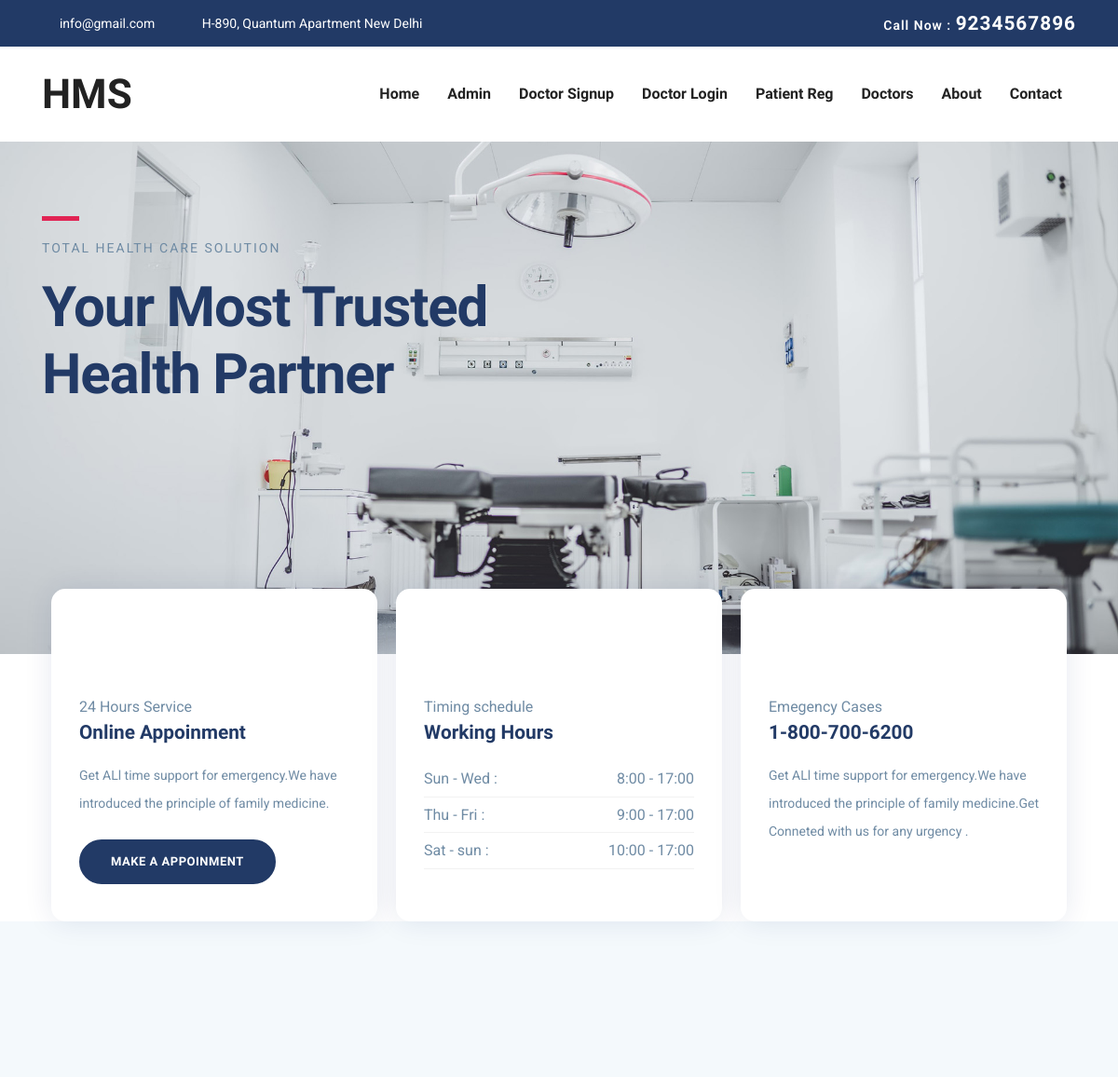
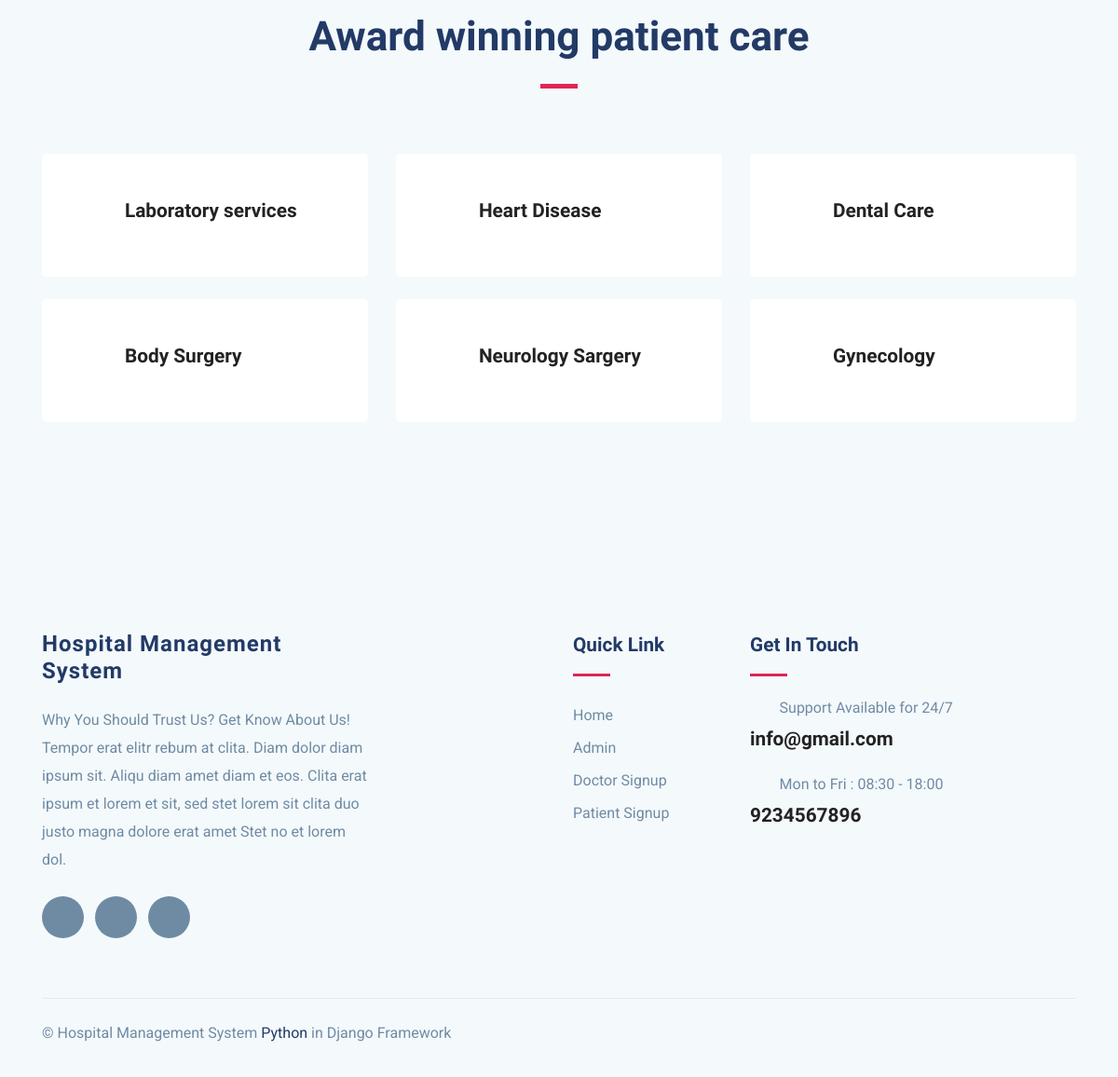
The page / on the database its author committed (2 pictures, top to bottom).
### dasapp/models.py (models this page shows, shortened)
class Page(models.Model):
    pagetitle = models.CharField(max_length=250)
    address = models.CharField(max_length=250)
    aboutus = models.TextField()
    email = models.EmailField(max_length=200)
    mobilenumber = models.IntegerField(default=0)
    created_at = models.DateTimeField(auto_now_add=True)
    updated_at = models.DateTimeField(auto_now=True)

### docappsystem/userviews.py (the view)
# urls.py: path('', userviews.Index, name='index'),
def Index(request):
    doctorview = DoctorReg.objects.all()
    first_page = Page.objects.first()
    context = {'doctorview': doctorview,
    'page':first_page,
    }
    return render(request, 'index.html',context)

### templates/index.html (shortened to what this page needs)
{% extends 'userbase.html' %}
{% load static %}
{% block content %}
<section class="banner">
	<div class="container">
		<div class="row">
			<div class="col-lg-6 col-md-12 col-xl-7">
				<div class="block">
					<div class="divider mb-3"></div>
					<span class="text-uppercase text-sm letter-spacing ">Total Health care solution</span>
					<h1 class="mb-3 mt-3">Your most trusted health partner</h1>
				</div>
			</div>
		</div>
	</div>
</section>
<section class="features">
	<div class="container">
		<div class="row">
			<div class="col-lg-12">
				<div class="feature-block d-lg-flex">
					<div class="feature-item mb-5 mb-lg-0">
						<div class="feature-icon mb-4">
							<i class="icofont-surgeon-alt"></i>
						</div>
						<span>24 Hours Service</span>
						<h4 class="mb-3">Online Appoinment</h4>
						<p class="mb-4">Get ALl time support for emergency.We have introduced the principle of family medicine.</p>
						<a href="{% url 'patreg' %}" class="btn btn-main btn-round-full">Make a appoinment</a>
					</div>
					<div class="feature-item mb-5 mb-lg-0">
						<div class="feature-icon mb-4">
							<i class="icofont-ui-clock"></i>
						</div>
						<span>Timing schedule</span>
						<h4 class="mb-3">Working Hours</h4>
						<ul class="w-hours list-unstyled">
		                    <li class="d-flex justify-content-between">Sun - Wed : <span>8:00 - 17:00</span></li>
		                    <li class="d-flex justify-content-between">Thu - Fri : <span>9:00 - 17:00</span></li>
		                    <li class="d-flex justify-content-between">Sat - sun : <span>10:00 - 17:00</span></li>
		                </ul>
					</div>
					<div class="feature-item mb-5 mb-lg-0">
						<div class="feature-icon mb-4">
							<i class="icofont-support"></i>
						</div>
						<span>Emegency Cases</span>
						<h4 class="mb-3">1-800-700-6200</h4>
						<p>Get ALl time support for emergency.We have introduced the principle of family medicine.Get Conneted with us for any urgency .</p>
					</div>
				</div>
			</div>
		</div>
	</div>
</section>
<section class="section service gray-bg">
	<div class="container">
		<div class="row justify-content-center">
			<div class="col-lg-7 text-center">
				<div class="section-title">
					<h2>Award winning patient care</h2>
					<div class="divider mx-auto my-4"></div>
							</div>
			</div>
		</div>
		<div class="row">
			<div class="col-lg-4 col-md-6 col-sm-6">
				<div class="service-item mb-4">
					<div class="icon d-flex align-items-center">
						<i class="icofont-laboratory text-lg"></i>
						<h4 class="mt-3 mb-3">Laboratory services</h4>
					</div>
				</div>
			</div>
			<div class="col-lg-4 col-md-6 col-sm-6">
				<div class="service-item mb-4">
					<div class="icon d-flex align-items-center">
						<i class="icofont-heart-beat-alt text-lg"></i>
						<h4 class="mt-3 mb-3">Heart Disease</h4>
					</div>
				</div>
			</div>
			<div class="col-lg-4 col-md-6 col-sm-6">
				<div class="service-item mb-4">
					<div class="icon d-flex align-items-center">
						<i class="icofont-tooth text-lg"></i>
						<h4 class="mt-3 mb-3">Dental Care</h4>
					</div>
				</div>
			</div>
			<div class="col-lg-4 col-md-6 col-sm-6">
				<div class="service-item mb-4">
					<div class="icon d-flex align-items-center">
						<i class="icofont-crutch text-lg"></i>
						<h4 class="mt-3 mb-3">Body Surgery</h4>
					</div>
				</div>
			</div>
			<div class="col-lg-4 col-md-6 col-sm-6">
				<div class="service-item mb-4">
					<div class="icon d-flex align-items-center">
						<i class="icofont-brain-alt text-lg"></i>
						<h4 class="mt-3 mb-3">Neurology Sargery</h4>
					</div>
				</div>
			</div>
			<div class="col-lg-4 col-md-6 col-sm-6">
				<div class="service-item mb-4">
					<div class="icon d-flex align-items-center">
						<i class="icofont-dna-alt-1 text-lg"></i>
						<h4 class="mt-3 mb-3">Gynecology</h4>
					</div>
				</div>
			</div>
		</div>
	</div>
</section>
{% endblock %}

### templates/userincludes/header.html (shortened to what this page needs)
{% load static %}
    <header>
        <div class="header-top-bar">
            <div class="container">
                <div class="row align-items-center">
                    <div class="col-lg-6">
                        <ul class="top-bar-info list-inline-item pl-0 mb-0">
                            <li class="list-inline-item"><a href="mailto:support@gmail.com"><i class="icofont-support-faq mr-2"></i>{{page.email}}</a></li>
                            <li class="list-inline-item"><i class="icofont-location-pin mr-2"></i>{{page.address}} </li>
                        </ul>
                    </div>
                    <div class="col-lg-6">
                        <div class="text-lg-right top-right-bar mt-2 mt-lg-0">
                            <a href="tel:+23-345-67890" >
                                <span>Call Now : </span>
                                <span class="h4">{{page.mobilenumber}}</span>
                            </a>
                        </div>
                    </div>
                </div>
            </div>
        </div>
        <nav class="navbar navbar-expand-lg navigation" id="navbar">
            <div class="container">
                  <a class="navbar-brand" href="{% url 'index' %}">
                      <h2>HMS</h3>
                  </a>
              <div class="collapse navbar-collapse" id="navbarmain">
                <ul class="navbar-nav ml-auto">
                  <li class="nav-item active">
                    <a class="nav-link" href="{% url 'index' %}">Home</a>
                  </li>
                   <li class="nav-item"><a class="nav-link" href="{% url 'login' %}">Admin</a></li>
                    <li class="nav-item"><a class="nav-link" href="{% url 'docsignup' %}">Doctor Signup</a></li>
                    <li class="nav-item"><a href="{% url 'login' %}" class="nav-link">Doctor Login</a></li>
                    <li class="nav-item"><a href="{% url 'patreg' %}" class="nav-link">Patient Reg</a></li>
                    <li class="nav-item"><a class="nav-link" href="{% url 'doctor' %}">Doctors</a></li>
                    <li class="nav-item"><a class="nav-link" href="{% url 'aboutus' %}">About</a></li>
                   <li class="nav-item"><a class="nav-link" href="{% url 'contactus' %}">Contact</a></li>
                </ul>
              </div>
            </div>
        </nav>
    </header>

### templates/userincludes/footer.html (shortened to what this page needs)
{% load static %}
<footer class="footer section gray-bg">
	<div class="container">
		<div class="row">
			<div class="col-lg-4 mr-auto col-sm-6">
				<div class="widget mb-5 mb-lg-0">
					<div class="logo mb-4">
						<h3>Hospital Management System</h3>
					</div>
					<p>{{page.aboutus|slice:":250"}}.</p>
					<ul class="list-inline footer-socials mt-4">
						<li class="list-inline-item"><a href="https://www.facebook.com/themefisher"><i class="icofont-facebook"></i></a></li>
						<li class="list-inline-item"><a href="https://twitter.com/themefisher"><i class="icofont-twitter"></i></a></li>
						<li class="list-inline-item"><a href="https://www.pinterest.com/themefisher/"><i class="icofont-linkedin"></i></a></li>
					</ul>
				</div>
			</div>
			<div class="col-lg-2 col-md-6 col-sm-6">
				<div class="widget mb-5 mb-lg-0">
					<h4 class="text-capitalize mb-3">Quick Link</h4>
					<div class="divider mb-4"></div>
					<ul class="list-unstyled footer-menu lh-35">
						<li><a href="{% url 'index' %}">Home </a></li>
						<li><a href="{% url 'login' %}">Admin</a></li>
						<li><a href="{% url 'docsignup' %}">Doctor Signup</a></li>
						<li><a href="{% url 'patreg' %}">Patient Signup</a></li>
					</ul>
				</div>
			</div>
			<div class="col-lg-4 col-md-6 col-sm-6">
				<div class="widget widget-contact mb-5 mb-lg-0">
					<h4 class="text-capitalize mb-3">Get in Touch</h4>
					<div class="divider mb-4"></div>
					<div class="footer-contact-block mb-4">
						<div class="icon d-flex align-items-center">
							<i class="icofont-email mr-3"></i>
							<span class="h6 mb-0">Support Available for 24/7</span>
						</div>
						<h4 class="mt-2"><a href="tel:+23-345-67890">{{page.email}}</a></h4>
					</div>
					<div class="footer-contact-block">
						<div class="icon d-flex align-items-center">
							<i class="icofont-support mr-3"></i>
							<span class="h6 mb-0">Mon to Fri : 08:30 - 18:00</span>
						</div>
						<h4 class="mt-2"><a href="tel:+23-345-67890">{{page.mobilenumber}}</a></h4>
					</div>
				</div>
			</div>
		</div>
		<div class="footer-btm py-4 mt-5">
			<div class="row align-items-center justify-content-between">
				<div class="col-lg-6">
					<div class="copyright">
						&copy; Hospital Management System <span class="text-color">Python</span> in Django Framework
					</div>
				</div>
			</div>
		</div>
	</div>
</footer>

### static/assets1/css/style.css (style rules this page uses)
html { overflow-x: hidden; }
body { line-height: 1.6; font-family: "Roboto", sans-serif; -webkit-font-smoothing: antialiased; font-size: 16px; color: #6F8BA4; font-weight: 400; }
h1, .h1, h2, .h2, h3, .h3, h4, .h4, h5, .h5, h6, .h6 { font-family: "Exo", sans-serif; font-weight: 700; color: #222; }
h1, .h1 { font-size: 2.5rem; }
h2, .h2 { font-size: 44px; }
h3, .h3 { font-size: 1.5rem; }
h4, .h4 { font-size: 1.3rem; line-height: 30px; }
h6, .h6 { font-size: 1rem; }
p { line-height: 30px; }
.btn { display: inline-block; font-size: 14px; font-size: 0.8125rem; font-weight: 700; letter-spacing: .5px; padding: .75rem 2rem; font-family: "Exo", sans-serif; text-transform: uppercase; border-radius: 5px; border: 2px solid transparent; transition: all .35s ease; }
.btn-main { background: #223a66; color: #fff; border-color: #223a66; }
.btn-round-full { border-radius: 50px; }
.section { padding: 100px 0; }
.text-sm { font-size: 14px; }
.text-lg { font-size: 3.75rem; }
a { color: #222; text-decoration: none; transition: all .35s ease; }
.section-title { margin-bottom: 70px; }
.section-title h2 { color: #223a66; }
.text-lg { font-size: 50px; }
.gray-bg { background: #f4f9fc; }
#navbarmain { padding: 20px 0px; }
#navbarmain .nav-link { font-weight: 600; padding: 10px 15px; color: #222; font-family: "Exo", sans-serif; text-transform: capitalize; font-size: 16px; transition: all .25s ease; }
.navbar-brand { margin-top: 10px; }
.header-top-bar { background: #223a66; font-size: 14px; padding: 10px 0px; box-shadow: 0 1px 2px rgba(0, 0, 0, 0.05); color: #fff; }
.top-bar-info li a { color: #fff; margin-right: 20px; }
.top-right-bar a span { color: #fff; font-weight: 600; letter-spacing: 1px; }
.banner { position: relative; overflow: hidden; background: #fff; background: url("../images/bg/slider-bg-1.jpg") no-repeat; background-size: cover; min-height: 550px; }
.banner .block { padding: 80px 0px 160px; }
.banner .block h1 { font-size: 60px; line-height: 1.2; letter-spacing: -1.2px; text-transform: capitalize; color: #223a66; }
.letter-spacing { letter-spacing: 2px; }
.text-color { color: #223a66; }
.divider { width: 40px; height: 5px; background: #e12454; }
.features { margin-top: -70px; }
.feature-item { flex-basis: 33.33%; margin: 0px 10px; padding: 40px 30px; background-color: #fff; border-radius: 15px 15px 15px 15px; box-shadow: 0px 0px 30px 0px rgba(0, 42, 106, 0.1); }
.feature-item .feature-icon i { font-size: 50px; color: #223a66; }
.feature-item h4 { color: #223a66; }
.feature-item p { font-size: 14px; }
.w-hours li { padding: 6px 0px; border-bottom: 1px solid rgba(0, 0, 0, 0.05); }
.service { padding-top: 180px; }
.service .service-item { background: #fff; padding: 30px; border-radius: 5px; }
.service .icon { float: left; margin-bottom: 10px; }
.service i { color: #e12454; }
.service h4 { padding-left: 20px; }
.lh-35 { line-height: 35px; }
.footer { padding-bottom: 10px; }
.logo { font-weight: 600; letter-spacing: 1px; }
.logo h3 { color: #223a66; }
.widget .divider { height: 3px; }
.widget h4 { color: #223a66; }
.widget .footer-menu a { color: #6F8BA4; }
.footer-contact-block span { font-weight: 400; color: #6F8BA4; }
.footer-contact-block i { font-size: 20px; }
.footer-btm { border-top: 1px solid rgba(0, 0, 0, 0.06); }
.footer-socials li a { width: 45px; height: 45px; background: #6F8BA4; color: #fff; display: inline-block; text-align: center; border-radius: 100%; padding-top: 12px; }

### rows shown on the page
Page: email "info@gmail.com", address "H-890, Quantum Apartment New Delhi", mobilenumber "9234567896", aboutus "Why You Should Trust Us? Get Know About Us! Tempor erat elitr rebum at clita. Diam dolor diam ipsum sit. Aliqu diam amet diam et eos. Clita erat ipsum et lorem et sit, sed stet lorem sit clita duo justo magna dolore erat amet Stet no et lorem dol"
